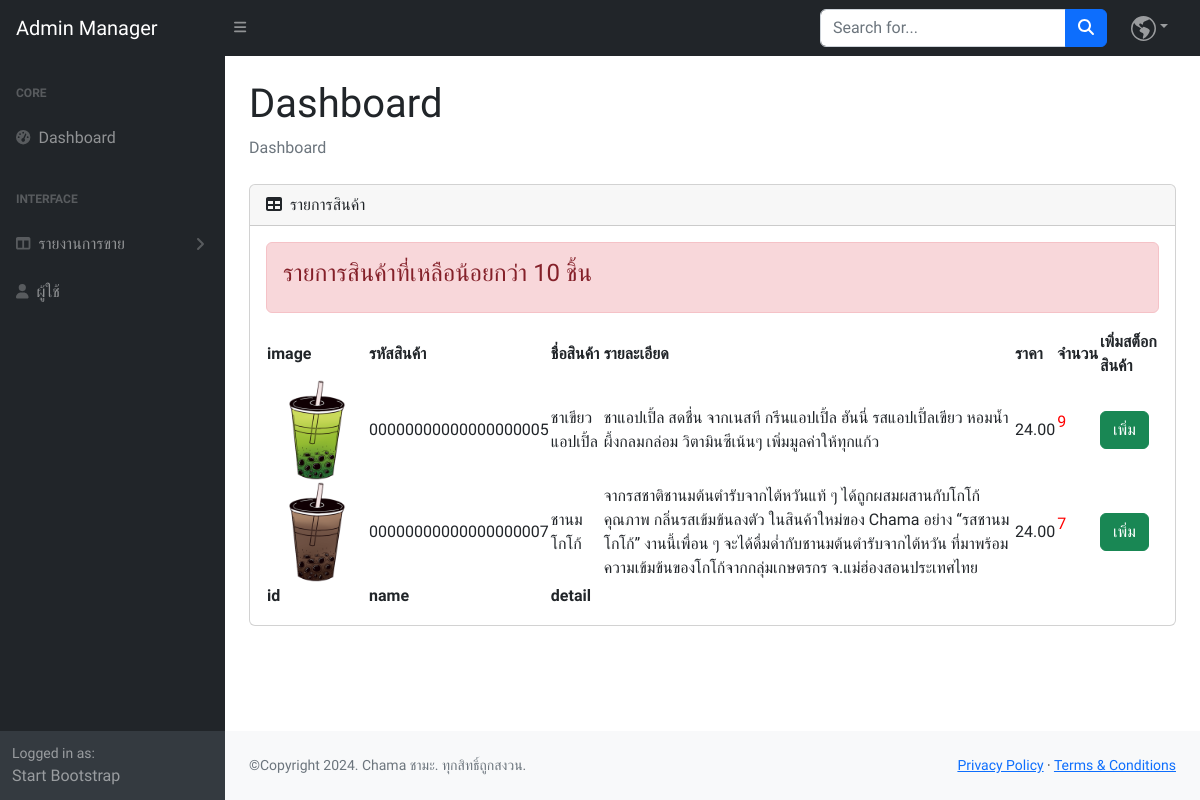
The app's page /admin/product_stock.php with its own data.
### tables this page shows
CREATE TABLE `product` (
  `id` int(20) UNSIGNED ZEROFILL NOT NULL COMMENT 'รหัสสินค้า',
  `name` varchar(255) NOT NULL COMMENT 'ชื่อสินค้า',
  `detail` text NOT NULL COMMENT 'รายละเอียด',
  `price` float(8,2) DEFAULT NULL COMMENT 'ราคาขาย',
  `amount` int(20) DEFAULT NULL COMMENT 'จำนวน',
  `image` varchar(50) DEFAULT NULL COMMENT 'รูปภาพ'
);

### admin/product_stock.php (the view, shortened to what this page needs)
<?php include 'condb.php';
?>
<!DOCTYPE html>
<html lang="en">
    <head>
        <link href="https://cdn.jsdelivr.net/npm/simple-datatables@7.1.2/dist/style.min.css" rel="stylesheet" />
        <link href="css/styles.css" rel="stylesheet" />
    </head>
    <body class="sb-nav-fixed">
        <?php include 'admenu.php'; ?>
            <div id="layoutSidenav_content">
                <main>
                    <div class="container-fluid px-4">
                        <h1 class="mt-4">Dashboard</h1>
                        <ol class="breadcrumb mb-4">
                            <li class="breadcrumb-item active">Dashboard</li>
                        </ol>
                        <div class="card mb-4">
                            <div class="card-header">
                                <i class="fas fa-table me-1"></i>
                                รายการสินค้า
                            </div>
                            <div class="card-body">
                            <div class="alert alert-danger" role="alert">
                                <h4>รายการสินค้าที่เหลือน้อยกว่า 10 ชิ้น</h4>
                            </div>
                                <table id="datatablesSimple">
                                    <thead>
                                        <tr>
                                            <th>image</th>
                                            <th>รหัสสินค้า</th>
                                            <th>ชื่อสินค้า</th>
                                            <th>รายละเอียด</th>
                                            <th>ราคา</th>
                                            <th>จำนวน</th>
                                            <th>เพิ่มสต็อกสินค้า</th>
                                        </tr>
                                    </thead>
                                    <tfoot>
                                        <tr>
                                            <th>id</th>
                                            <th>name</th>
                                            <th>detail</th>
                                        </tr>
                                    </tfoot>
                                    <tbody>
                <?php
                    $sql = "SELECT * FROM product WHERE amount < 10";
                    $hand = mysqli_query($conn, $sql);
                    while($row=mysqli_fetch_array($hand)){
                ?>
                                        <tr>
                                            <td><img src="../img/<?=$row['image']?>" width="100"> </td>
                                            <td><?=$row['id']?></td>
                                            <td><?=$row['name']?></td>
                                            <td><?=$row['detail']?></td>
                                            <td><?=$row['price']?></td>
                                            <td><p style="color: red;"><?=$row['amount']?></p></td>
                                            <td><a href="addStock.php?id=<?=$row['id']?>" class="btn btn-success">เพิ่ม</a></td>
                                        </tr>
                <?php
                    }
                ?>
                                    </tbody>
                                </table>
                            </div>
                        </div>
                    </div>
                </main>
                <?php include 'adfooter.php' ?>
            </div>
        </div>
    </body>
</html>

### admin/admenu.php (shortened to what this page needs)
<!DOCTYPE html>
<html lang="en">
<head>
</head>
<body>
</body>
</html>
<nav class="sb-topnav navbar navbar-expand navbar-dark bg-dark">
    <a class="navbar-brand ps-3" href="index.php">Admin Manager</a>
    <button class="btn btn-link btn-sm order-1 order-lg-0 me-4 me-lg-0" id="sidebarToggle" href="#!"><i class="fas fa-bars"></i></button>
    <form class="d-none d-md-inline-block form-inline ms-auto me-0 me-md-3 my-2 my-md-0">
        <div class="input-group">
            <input class="form-control" type="text" placeholder="Search for..." aria-label="Search for..." aria-describedby="btnNavbarSearch" />
            <button class="btn btn-primary" id="btnNavbarSearch" type="button"><i class="fas fa-search"></i></button>
        </div>
    </form>
    <ul class="navbar-nav ms-auto ms-md-0 me-3 me-lg-4">
        <li class="nav-item dropdown">
            <a class="nav-link dropdown-toggle" id="navbarDropdown" href="#" role="button" data-bs-toggle="dropdown" aria-expanded="false"></a>
        </li>
    </ul>
</nav>
<div id="layoutSidenav">
    <div id="layoutSidenav_nav">
        <nav class="sb-sidenav accordion sb-sidenav-dark" id="sidenavAccordion">
            <div class="sb-sidenav-menu">
                <div class="nav">
                    <div class="sb-sidenav-menu-heading">Core</div>
                    <a class="nav-link" href="index.php">
                        <div class="sb-nav-link-icon"><i class="fas fa-tachometer-alt"></i></div>
                        Dashboard
                    </a>
                    <div class="sb-sidenav-menu-heading">Interface</div>
                    <a class="nav-link collapsed" href="#" data-bs-toggle="collapse" data-bs-target="#collapseLayouts" aria-expanded="false" aria-controls="collapseLayouts">
                        <div class="sb-nav-link-icon"><i class="fas fa-columns"></i></div>
                        รายงานการขาย
                        <div class="sb-sidenav-collapse-arrow"><i class="fas fa-angle-down"></i></div>
                    </a>
                    <a class="nav-link" href="../index.php">
                        <div class="sb-nav-link-icon"><i class="fas fa-user"></i></div>
                        ผู้ใช้
                    </a>
                </div>
            </div>
            <div class="sb-sidenav-footer">
                <div class="small">Logged in as:</div>
                Start Bootstrap
            </div>
        </nav>
    </div>

### admin/adfooter.php
<footer class="py-4 bg-light mt-auto">
    <div class="container-fluid px-4">
        <div class="d-flex align-items-center justify-content-between small">
            <div class="text-muted">&copy;Copyright 2024. Chama ชามะ. ทุกสิทธิ์ถูกสงวน.</div>
            <div>
                <a href="#">Privacy Policy</a>
                &middot;
                <a href="#">Terms &amp; Conditions</a>
            </div>
        </div>
    </div>
</footer>

### admin/admenu.php (style rules this page uses)
body { font-family: "Prompt", sans-serif; }

### records on screen
product: image (picture), id "00000000000000000005", name "ชาเขียวแอปเปิ้ล", detail "ชาแอปเปิ้ล สดชื่น จากเนสที กรีนแอปเปิ้ล ฮันนี่ รสแอปเปิ้ลเขียว หอมน้ำผึ้งกลมกล่อม วิตามินซีเน้นๆ เพิ่มมูลค่าให้ทุกแก้ว", price "24.00", amount "9"
product: image (picture), id "00000000000000000007", name "ชานมโกโก้", detail "จากรสชาติชานมต้นตำรับจากไต้หวันแท้ ๆ ได้ถูกผสมผสานกับโกโก้คุณภาพ กลิ่นรสเข้มข้นลงตัว ในสินค้าใหม่ของ Chama อย่าง “รสชานมโกโก้” งานนี้เพื่อน ๆ จะได้ดื่มด่ำกับชานมต้นตำรับจากไต้หวัน ที่มาพร้อมความเข้มข้นของโกโก้จากกลุ่มเกษตรกร จ.แม่ฮ่องสอนประเทศไทย", price "24.00", amount "7"
